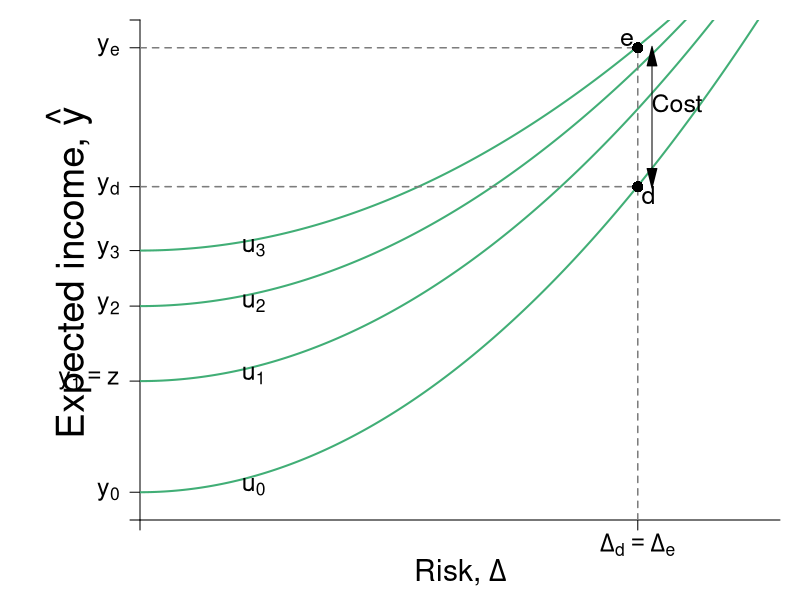

This chart was generated by the following R code:
#Graph Designer(s): Simon Halliday,  Riley Boeth '17 & Weikai Chen
#Authors: Bowles, Foley and Halliday
#Title: Coordination, Conflict and Competition: A Text in Microeconomics

library(shape)

# The utility function and indifference curve

U <- function(y, delta, alpha = 0.2, beta = 2){
  y - alpha * delta ^ beta
}

indiff <- function(delta, u = 2, alpha = 0.2, beta = 2){
    u + alpha * delta^beta
}

                                        # Assign the parameters

y0  <-  5 # expected income without continuing education
delta0 <-  0 # no risk without continuing education
yR  <-  12 # expected income with higher education after paying tuition
deltaR  <-  7 # risk with education
C <- 5 # tuition
yRprime <-  yR + C # expected income with free higher education
deltaRprime  <-  deltaR
tau  <- C / yRprime # tax rate
yT  <- yRprime * (1 - tau) # expected income with free education paying with tax
deltaT  <-  deltaRprime * (1 - tau) # risk with free education paying with tax


                                        # compare the utilities with (y0,delta0), (yR,deltaR), (yT, deltaT)
## U(y0,delta0)
## U(yR,deltaR)
## U(yT,deltaT)

# Set parameters for graphics
axislabelsize <- 1.8
labelsize <- 1.5
namesize <- 1.8
annotatesize <- 1.5
graphlinewidth <- 2
segmentlinewidth <- 1.5

COL <- c("#7fc97f", "#beaed4", "#fdc086", "#ffff99", "#386cb0", "#f0027f", "#bf5b17", "#666666")
COLA <- c("#e0f3db", "#99d8c9","#66c2a4","#41ae76", "#238b45", "#005824")
COLB <- c("#c6dbef", "#4eb3d3", "#2b8cbe", "#0868ac","#084081")
COLC <- c("#fcfbfd", "#efedf5", "#dadaeb", "#bcbddc", "#9e9ac8", "#807dba", "#6a51a3", "#54278f", "#3f007d")
grays <- gray.colors(25, start = 1, end = 0)

#Add limits on axes and levels of utility for each indifference curve
xlims <- c(0, deltaR + 2)
ylims <- c(0, yRprime + 1)


npts <- 501
x <- seq(xlims[1], xlims[2], length.out = npts)
y <- seq(ylims[1], ylims[2], length.out = npts)

# show the colors define
## for (i in 1:8){
##     points(i,i,col = COL[i], pch = 16)
## }
## for (i in 1:6){
##     points(i,i + 1, col = COLA[i],pch = 16)
## }
## for (i in 1:4){
##     points(i,i+2, col = COLB[i], pch  )
## }

npts <- 500
xx1 <- seq(xlims[1], xlims[2], length.out = npts)
# the first plot
pdf(file = "risk/education1.pdf", width = 10, height = 10)
#Edited the margins to cater for the larger LHS labels
par(mar =  c(4, 7, 1, 1))
plot(0, 0, xlim = xlims, ylim = ylims, type = "n",
     xlab = "",
     ylab = "",
     xaxt = "n",
     yaxt = "n",
     bty = "n",
     xaxs="i",
     yaxs="i"
)

# ticksx <- seq(from = 0, to = xlims[2],by = 2)
# xlabels <- seq(from = 0, to = xlims[2],by = 2)
ticksy <- c(0, y0 - 4, y0, y0 + 2.7, y0 + 4.7, yT, 17, ylims[2])
ylabels <- c(NA, expression(paste(y[0])), expression(paste(y[1] == z)), expression(paste(y[2])), expression(paste(y[3])), expression(paste(y[d])), expression(paste(y[e])), NA)
# ticksy <- seq(from = 0, to = ylims[2], by = 3)
# ylabels <- seq(from = 0, to = ylims[2], by = 3)
ticksx <- c(0, 7, ylims[2])
xlabels <- c(NA, expression(paste(Delta[d] == Delta[e])), NA)

#Axis label
mtext(expression(paste("Risk, ", Delta)), side = 1, line = 2.5, cex = axislabelsize)
text(-1, 0.5*ylims[2] - 0.1, expression(paste("Expected income, ", hat(y))), xpd = TRUE, cex = axislabelsize + 0.5, srt = 90) 

axis(1,at = ticksx,  pos = 0, labels = xlabels, cex.axis = labelsize)
axis(2,at = ticksy,  pos = 0, labels = ylabels, las = 1, cex.axis = labelsize)

# the point (y0,delta0) and the indifference curve through it
lines(xx1, indiff(xx1, u = U(y0 - 4, delta0), alpha =  0.225), col = COLA[4], lwd = graphlinewidth)
lines(xx1, indiff(xx1, u = U(y0, delta0)), col = COLA[4], lwd = graphlinewidth)
lines(xx1, indiff(xx1, u = U(y0 + 2.7, delta0), alpha = 0.175), col = COLA[4], lwd = graphlinewidth)
lines(xx1, indiff(xx1, u = U(y0 + 4.7, delta0), alpha = 0.15), col = COLA[4], lwd = graphlinewidth)
#points(delta0, y0, pch = 16, col = COLB[4], cex = 1.5)

# the point (yR, deltaR), (yRprime, deltaRprime), Add segments
segments(deltaR, 0, deltaR, yRprime, lty = 2, col = grays[20] , lwd = segmentlinewidth)
segments(0, yR, deltaR, yR, lty = 2, col = grays[20] , lwd = segmentlinewidth)
segments(0, yRprime, deltaR, yRprime, lty = 2, col = grays[20] , lwd = segmentlinewidth)
#segments(deltaT, 0, deltaT, yT, lty = 2, col = "darkgrey", lwd = segmentlinewidth)

#Label points
points(deltaR, yR, pch = 16, col = "black", cex = 1.5)
points(deltaRprime, yRprime, pch = 16, col = "black", cex = 1.5)
# the point (yT, deltaT)
#points(deltaT, yT, pch = 16, col = "black", cex = 1.5)

#points(0, y0, pch = 16, col = "black", cex = 1.5, xpd = TRUE)
#text(0.1, y0 + 0.2, expression(paste(z)), cex = labelsize)

#Label 5 points on line

text(1.6, 1.2, expression(paste(u[0])), cex = labelsize)
text(1.6, 5.2, expression(paste(u[1])), cex = labelsize)
text(1.6, 7.8, expression(paste(u[2])), cex = labelsize)
text(1.6, 9.8, expression(paste(u[3])), cex = labelsize)

text(deltaR + 0.15, yR - 0.3, expression(paste(d)), cex = labelsize)
text(deltaR-0.15, yRprime + 0.3, expression(paste(e)), cex = labelsize)

#Arrow for cost
Arrows(deltaR + 0.2, yR + 0.3, deltaR + 0.2, yRprime - 0.3, code = 3, col = "black", lty = 1, arr.type = "triangle")
text(deltaR + 0.55, (yR + yRprime)/2 + 0.5, expression(paste("Cost")), cex = labelsize)

dev.off()
